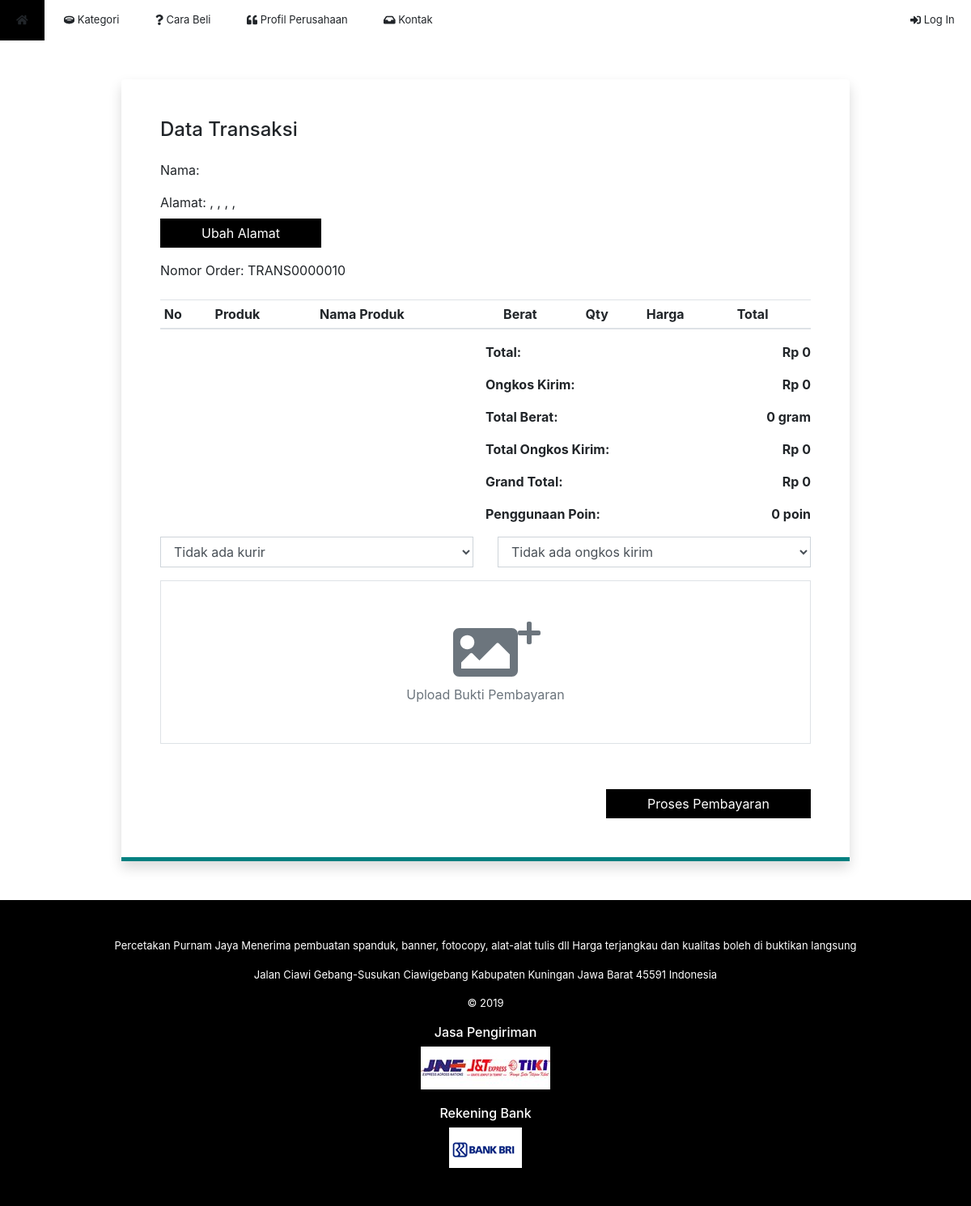
The page /halaman/pembayaran.php?id=TRANS0000010 on the database as committed earlier.
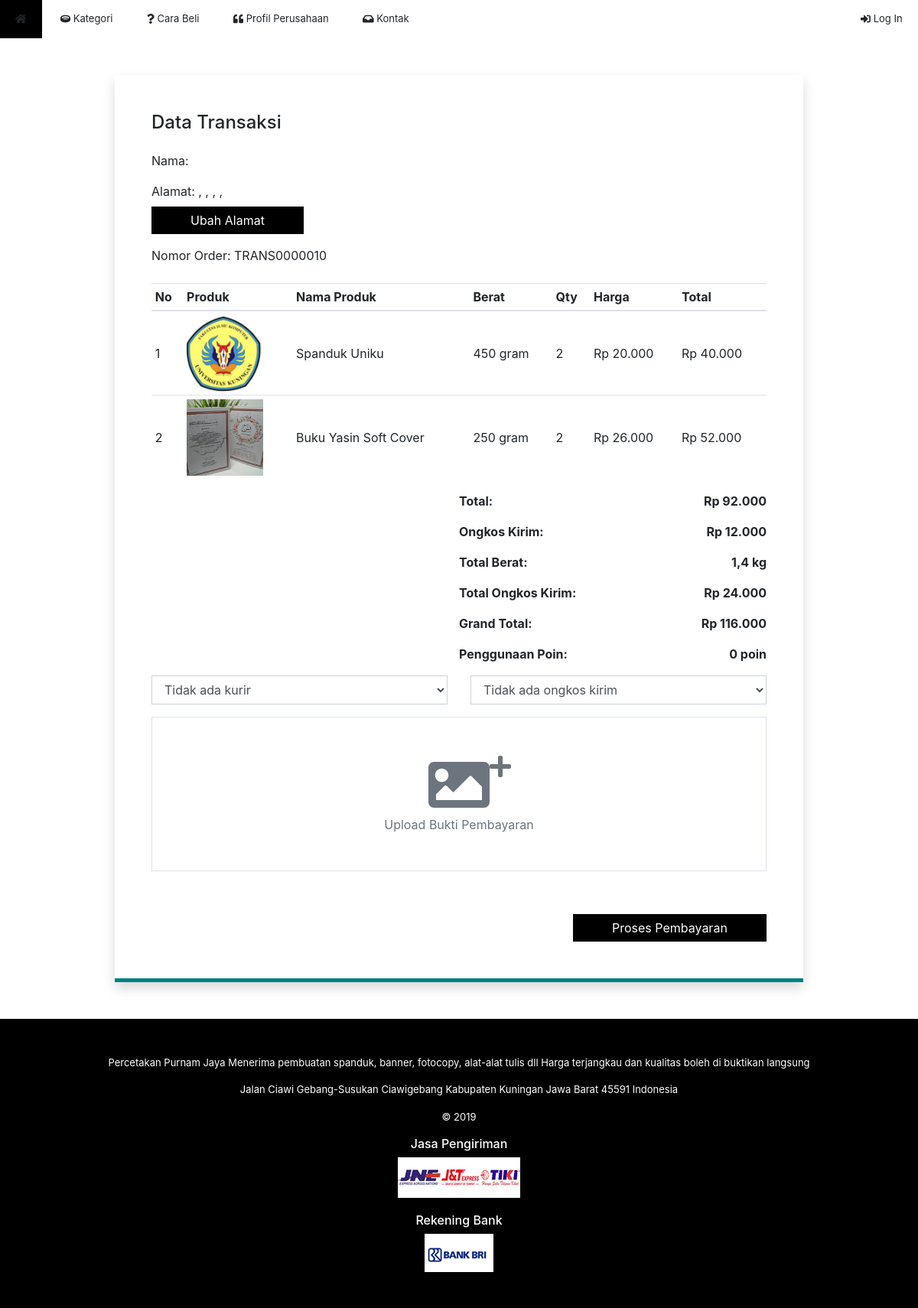
The same page on the database as committed later.
### tables this page shows
CREATE TABLE `tblorder` (
  `idOrder` int(11) NOT NULL,
  `kdTransaksi` varchar(50) NOT NULL,
  `idKonsumen` varchar(50) NOT NULL,
  `idProduk` int(11) NOT NULL,
  `poin` int(11) NOT NULL,
  `qty` int(11) NOT NULL,
  `jumlah` int(11) NOT NULL,
  `desain` varchar(168) NOT NULL
);

CREATE TABLE `produk` (
  `idProduk` int(11) NOT NULL,
  `idKategori` int(11) NOT NULL,
  `namaProduk` varchar(50) NOT NULL,
  `deskripsi` text NOT NULL,
  `harga` int(11) NOT NULL,
  `gambar` text NOT NULL,
  `stok` int(11) NOT NULL,
  `berat` int(11) NOT NULL
);

CREATE TABLE `ongkir` (
  `idOngkir` int(11) NOT NULL,
  `idKurir` int(11) NOT NULL,
  `idOK` int(11) NOT NULL,
  `ongkir` int(11) NOT NULL,
  `kec` varchar(50) NOT NULL,
  `kab` varchar(50) NOT NULL,
  `prov` varchar(50) NOT NULL
);

### include/_koneksi.php (called while the page is built, shortened)
<?php
function konversiBerat($berat) {
	if ($berat >= 1000) {
		$berat = $berat / 1000;
		$satuan = "kg";
	} else
		$satuan = "gram";
	return str_replace(".", ",", "$berat $satuan");
}
?>

### halaman/pembayaran.php (the view, shortened to what this page needs)
<?php
include("../include/_koneksi.php");
$id = $_GET["id"];
$query = mysqli_query($conn, "SELECT * FROM transaksi WHERE kdTransaksi='$id'");
$data = mysqli_fetch_assoc($query);
$idKurir = $data["idKurir"];
$idOngkir = $data["idOngkir"];
$buktiLampiran = $data["buktiLampiran"];
$query = mysqli_query($conn, "SELECT * FROM ongkir WHERE idOngkir='$idOngkir'");
if (mysqli_num_rows($query) > 0) {
	$data = mysqli_fetch_assoc($query);
	$ongkosKirim = $data["ongkir"];
} else
	$ongkosKirim = 0;
?>
<!DOCTYPE html>
<html lang="en">
<head>
  <link rel="stylesheet" href="../css/bootstrap.css">
  <link rel="stylesheet" href="../css/font-awesome.css">
  <link rel="stylesheet" href="../css/style.css">
</head>
<body>
	<div class="container-fluid px-0">
		<?php include("_menu.php"); ?>
		<div class="konten">
			<div class="rounded-top bg-white shadow p-5 mx-auto my-5" style="width: 75%; border-bottom: 5px solid teal;">
				<h4 class="mb-4">Data Transaksi</h4>
				<?php
				$query = mysqli_query($conn, "SELECT * FROM konsumen WHERE username='$_SESSION[username]'");
				$data = mysqli_fetch_assoc($query);
				$kecamatan = $data["kec"];
				$kabupaten = $data["kab"];
				$provinsi = $data["provinsi"];
				$alamatLengkap = "$data[alamat], $data[desa], $data[kec], $data[kab], $data[provinsi]";
				?>
				<p>Nama: <?php echo $data["nama"]; ?></p>
				<p>Alamat: <span id="alamat"><?php echo "$alamatLengkap"; ?></span><br>
                    <button class="tombol tombol-teal mt-2" id="ubah">Ubah Alamat</button>
				</p>
				<p>Nomor Order: <?php echo $id; ?></p>
				<div class="table-responsive-lg mt-4">
					<table class="table table-sm">
						<thead>
							<tr>
								<th>No</th>
								<th>Produk</th>
								<th>Nama Produk</th>
								<th>Berat</th>
								<th>Qty</th>
								<th>Harga</th>
								<th>Total</th>
							</tr>
						</thead>
						<tbody>
							<?php
							$query = mysqli_query($conn, "SELECT * FROM tblorder INNER JOIN produk ON tblorder.idProduk=produk.idProduk WHERE kdTransaksi='$id' ORDER BY idOrder");
							$no = 1;
							$totalHarga = 0;
							$totalBerat = 0;
							while ($data = mysqli_fetch_assoc($query)) {
								$berat = $data["berat"] * $data["qty"];
								$totalHarga += $data["jumlah"];
								$totalBerat += $berat;
								echo "<tr>
								<td>$no</td>
								<td><img style='width: 100px; height: 100px; object-fit: cover;' src='$data[gambar]'></td>
								<td>$data[namaProduk]</td>
								<td>" . konversiBerat($data["berat"]) . "</td>
								<td>$data[qty]</td>
								<td>Rp " . number_format($data["harga"], 0, ".", ".") . "</td>
								<td>Rp " . number_format($data["jumlah"], 0, ".", ".") . "</td>
								</tr>";
								$no++;
							}
							$totalOngkir = ceil($totalBerat / 1000) * $ongkosKirim;
							$grandTotal = $totalHarga + $totalOngkir;
							?>
						</tbody>
					</table>
				</div>
				<div class="clearfix">
					<div class="float-right font-weight-bold" style="width: 50%;">
						<p>Total: <span class="float-right" id="totalHarga">Rp <?php echo number_format($totalHarga, 0, ".", "."); ?></span></p>
						<p>Ongkos Kirim: <span class="float-right" id="ongkosKirim">Rp <?php echo number_format($ongkosKirim, 0, ".", "."); ?></span></p>
						<p>Total Berat: <span class="float-right" id="totalBerat"><?php echo konversiBerat($totalBerat); ?> </span></p>
						<p>Total Ongkos Kirim: <span class="float-right" id="totalOngkir">Rp <?php echo number_format($totalOngkir, 0, ".", "."); ?></span></p>
						<p>Grand Total: <span class="float-right" id="grandTotal">Rp <?php echo number_format($grandTotal, 0, ".", "."); ?></span></p>
						<p>Penggunaan Poin: <span class="float-right" id="gunaPoin">0 poin</span></p>
					</div>
				</div>
				<div class="row mb-3">
					<div class="col">
						<select class="form-control" id="kurir" name="kurir">
							<?php
							$query = mysqli_query($conn, "SELECT * FROM ongkir INNER JOIN kurir ON ongkir.idKurir=kurir.idKurir WHERE kec='$kecamatan' AND kab='$kabupaten' AND prov='$provinsi' GROUP BY ongkir.idKurir");
							if (mysqli_num_rows($query) > 0) {
								while ($data = mysqli_fetch_assoc($query)) {
									if ($data["idKurir"] == $idKurir)
										$selected = "selected";
									else
										$selected = "";
									echo "<option value='$data[idKurir]' $selected>$data[namaKurir]</option>";
								}
							} else
							echo "<option value='0'>Tidak ada kurir</option>";
							?>
						</select>
					</div>
					<div class="col">
						<select class="form-control" id="ongkir" name="ongkir">
							<?php
							$query = mysqli_query($conn, "SELECT * FROM ongkir INNER JOIN ongkirkurir ON ongkir.idOK=ongkirkurir.idOK WHERE ongkir.idKurir='$idKurir' AND kec='$kecamatan' AND kab='$kabupaten' AND prov='$provinsi'");
							if (mysqli_num_rows($query) > 0) {
								while ($data = mysqli_fetch_assoc($query)) {
									if ($data["idOngkir"] == $idOngkir)
										$selected = "selected";
									else
										$selected = "";
									echo "<option value='$data[idOngkir]' $selected>$data[namaOngkir] (Rp " . number_format($data["ongkir"], 0, ".", ".") . ")</option>";
								}
							} else
							echo "<option value='0'>Tidak ada ongkos kirim</option>";
							?>
						</select>
					</div>
				</div>
				<label class="border text-center w-100" style="cursor: pointer;" id="pilihGambar">
					<?php
					if ($buktiLampiran == "") {
						$hiddenDiv = "";
					} else {
						$hiddenDiv = "hidden";
						$hiddenImg = "";
					}
					?>
					<div class="py-5 text-muted" <?php echo $hiddenDiv; ?>>
						<i class="fas fa-image fa-5x"></i>
						<i class="fas fa-plus fa-2x" style="position: absolute;"></i><br>
						<span>Upload Bukti Pembayaran</span>
					</div>
				</label>
				<div class="text-right mt-5">
					<button type="button" class="tombol tombol-teal" id="submitBayar">Proses Pembayaran</button>
				</div>
			</div>
		</div>
		<?php include("_footer.php"); ?>
	</div>
</body>
</html>

### halaman/_menu.php (shortened to what this page needs)
<div class="menu-header">
	<ul>
		<div class="clearfix">
			<?php if ($_SESSION["akses"] == "Konsumen" or $_SESSION["akses"] == "") { ?>
			<li><a href="utama.php" class="menu-logo"><i class="fas fa-home"></i></a></li>
			<?php } else { ?>
			<li><a href="admin.php" class="menu-logo"><i class="fas fa-home"></i></a></li>
			<?php } ?>
			<?php if ($_SESSION["login"] and $_SESSION["akses"] == "Konsumen" or $_SESSION["akses"] == "") { ?>
			<li><a href="kategori.php" class="menu-list"><i class="fas fa-ring"></i><span> Kategori</span></a></li>
			<?php } ?>
			<?php if ($_SESSION["login"] and $_SESSION["akses"] == "Konsumen" or $_SESSION["akses"] == "") { ?>
			<li><a href="cara_beli.php" class="menu-list"><i class="fas fa-question"></i><span> Cara Beli</span></a></li>
			<?php } ?>
			<?php if ($_SESSION["login"] and $_SESSION["akses"] == "Konsumen" or $_SESSION["akses"] == "") { ?>
			<li><a href="sejarah.php" class="menu-list"><i class="fas fa-quote-left"></i><span> Profil Perusahaan</span></a></li>
			<?php } ?>
			<?php if ($_SESSION["login"] and $_SESSION["akses"] == "Konsumen" or $_SESSION["akses"] == "") { ?>
			<li><a href="kontak.php" class="menu-list"><i class="fas fa-inbox"></i><span> Kontak</span></a></li>
			<?php } ?>
			<?php if ($_SESSION["login"]) { ?>
				<?php if ($_SESSION["akses"] == "Konsumen") { ?>
			<?php
	$query = mysqli_query($conn, "SELECT * FROM konsumen WHERE username='$_SESSION[username]'");
	$data = mysqli_fetch_assoc($query);
	?>
			<li class="float-right"><a href="profil.php?username=<?php echo $_SESSION["username"]; ?>" class="menu-list"><i class="fas fa-user"></i><span> <?php echo $data["nama"]; ?> <span style="color: #FF9600">[Poin: <?php echo $data["poin"]; ?>]</span></span></a></li>
				<?php } ?>
			<li class="float-right"><a href="../include/logout.php" class="menu-list"><i class="fas fa-sign-out-alt"></i><span> Log Out</span></a></li>
			<?php } else { ?>
			<li class="float-right"><a href="login.php" class="menu-list"><i class="fas fa-sign-in-alt"></i><span> Log In</span></a></li>
			<?php } ?>
		</div>
	</ul>
</div>

### halaman/_footer.php (shortened to what this page needs)
<div class="footer mt-5">
		<div class="box-footer">
			<div class="footer3"><h4></h4>
				<br><p align="center">
				 Percetakan Purnam Jaya Menerima pembuatan spanduk,  banner,  fotocopy,  alat-alat tulis dll Harga terjangkau dan kualitas boleh di buktikan langsung
<p>Jalan Ciawi Gebang-Susukan Ciawigebang Kabupaten Kuningan Jawa Barat 45591 Indonesia</p>
&copy; 2019
    				</p>
			</div>
			<div class="footer1"><h6>Jasa Pengiriman</h4>
			<table border="0">
					<tr>
						<img src="../gambar/kirim.png"></td>
					</tr>
			</table>
			</div>
			<br>
			<div class="footer2"><h6>Rekening Bank</h4>
				<table border="0">
					<tr>
						<img src="../gambar/BRI.png"></td>
					</tr>
				</table>
			</div>
		</div>
		<br>
</div>

### css/style.css (style rules this page uses)
body { background:url(../gambar/bg2.png) repeat; }
a { color: inherit; text-decoration: none; }
.menu-header ul { padding: 0; background-color: white; }
.menu-header ul li { list-style: none; display: inline-block; }
.menu-header ul li a { padding: 15px 20px; cursor: pointer; font-size: 13px; }
.menu-logo { background-color: black; color: white; display: inline-block; vertical-align: top; padding: 0; }
.menu-list { display: inline-block; vertical-align: top; -webkit-transform: perspective(1px) translateZ(0); transform: perspective(1px) translateZ(0); box-shadow: 0 0 1px rgba(0, 0, 0, 0); position: relative; -webkit-transition-property: color; transition-property: color; -webkit-transition-duration: 0.3s; transition-duration: 0.3s; }
.menu-list:before { content: ""; position: absolute; z-index: -1; top: 0; left: 0; right: 0; bottom: 0; background: black; -webkit-transform: scaleY(0); transform: scaleY(0); -webkit-transform-origin: 50% 100%; transform-origin: 50% 100%; -webkit-transition-property: transform; transition-property: transform; -webkit-transition-duration: 0.3s; transition-duration: 0.3s; -webkit-transition-timing-function: ease-out; transition-timing-function: ease-out; }
.form-control { border-radius: 0; }
.tombol { cursor: pointer; display: inline-block; font-weight: 400; text-align: center; white-space: nowrap; vertical-align: middle; -webkit-user-select: none; -moz-user-select: none; -ms-user-select: none; user-select: none; border: 1px solid transparent; padding: 5px 50px; font-size: 1rem; line-height: 1.5; -webkit-transform: perspective(1px) translateZ(0); transform: perspective(1px) translateZ(0); box-shadow: 0 0 1px rgba(0, 0, 0, 0); -webkit-transition-duration: 0.5s; transition-duration: 0.5s; }
.tombol-teal { background-color: black; color: white; }
.table thead tr th, .table tbody tr td { vertical-align: middle; }
.footer { background-color: black; text-align: center; color: white; padding: 20px; font-size: 13px; }

Rows that differ between the two databases and show on the page:
added tblorder: idProduk.gambar (picture), idProduk.namaProduk "Spanduk Uniku", idProduk.berat "450 gram", qty "2", idProduk.harga "20.000", jumlah "40.000"
added tblorder: idProduk.gambar (picture), idProduk.namaProduk "Buku Yasin Soft Cover", idProduk.berat "250 gram", qty "2", idProduk.harga "26.000", jumlah "52.000"
now on this page (row unchanged): ongkir: ongkir "12.000", ongkir "24.000", ongkir "116.000"
Other text that changed with them:
$totalHarga: "0" → "92.000"
konversiBerat($totalBerat): "0 gram" → "1,4 kg"
$ongkosKirim: "0" → (not shown)
$totalOngkir: "0" → (not shown)
$grandTotal: "0" → (not shown)
